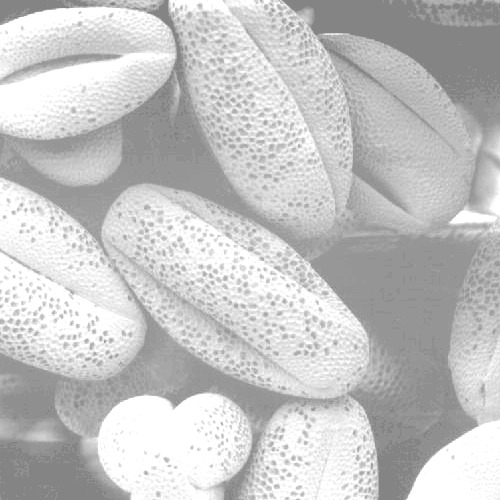
#> input picture 11.EqualizacaoHistograma/Fig0316(1)(top_left).tif, 500 x 500 px
$ jupyter execute '11)EqualizaçãoDeHistograma.ipynb'
#> lines starting #> are read from the running program, lines starting #| are printed output that depends on the picture
Atividade: Gerar a equalização por histograma das imagens:

a) Fig0316(1)(top_left).tif

b) Fig0316(2)(2nd_from_top).tif

c) Fig0316(3)(third_from_top).tif

d) Fig0316(4)(bottom_left)

[cell 1]
import numpy as np
from PIL import Image
import matplotlib.pyplot as plt

def equalizar_histograma(imagem_array):

    histograma, _ = np.histogram(imagem_array.flatten(), bins=256, range=(0, 255))

    cdf = np.cumsum(histograma)
    cdf_normalizado = cdf / cdf[-1]

    imagem_equalizada = np.interp(imagem_array.flatten(), range(256), cdf_normalizado * 255)
    return imagem_equalizada.reshape(imagem_array.shape).astype(np.uint8)

def gerar_histograma(imagem_array):
    histograma, _ = np.histogram(imagem_array, bins=256, range=(0, 255))
    return histograma

def salvar_grafico(histograma, titulo, nome_arquivo):
    plt.figure(figsize=(10, 6))
    plt.bar(range(256), histograma, color='gray', alpha=0.7)
    plt.title(titulo)
    plt.xlabel("Intensidade")
    plt.ylabel("Frequência")
    plt.savefig(nome_arquivo)
    plt.close()

def processar_imagem(caminho_imagem, nome_saida):
    imagem = Image.open(caminho_imagem).convert("L")
    imagem_array = np.array(imagem)

    histograma_original = gerar_histograma(imagem_array)
    salvar_grafico(histograma_original, "Histograma Original", f"{nome_saida}_original.png")

    imagem_equalizada = equalizar_histograma(imagem_array)

    histograma_equalizado = gerar_histograma(imagem_equalizada)
    salvar_grafico(histograma_equalizado, "Histograma Equalizado", f"{nome_saida}_equalizado.png")

    Image.fromarray(imagem_equalizada).save(f"{nome_saida}_equalizado.tif")

imagens = [
    "Fig0316(1)(top_left).tif",
    "Fig0316(2)(2nd_from_top).tif",
    "Fig0316(3)(third_from_top).tif",
    "Fig0316(4)(bottom_left).tif"
]

for i, imagem in enumerate(imagens, 1):
    processar_imagem(imagem, f"resultado_imagem_{i}")
#> in processar_imagem, imagem is the input picture: PIL image 500x500 L; min 132, max 255, mean 196.4
#> in gerar_histograma, `histograma, _ = np.histogram(imagem_array, bins=256, range=(0, 255))`: histograma = 256 values, max 28659 at index 255, min 0 at index 0, mean 976.6
#> in processar_imagem, `histograma_original = gerar_histograma(imagem_array)`: histograma_original has the same summary as histograma in gerar_histograma
#> in salvar_grafico, `plt.savefig(nome_arquivo)`:
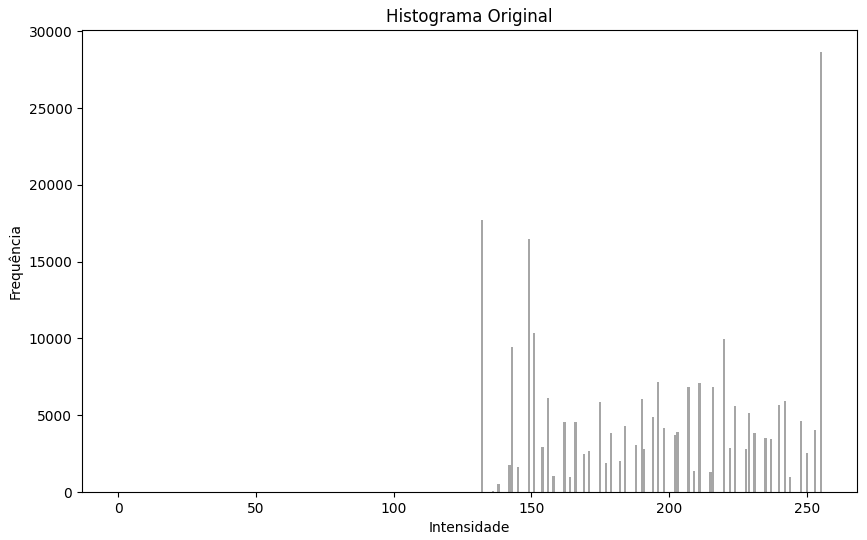
#> figure drawn by matplotlib, 1 panel; tallest bar 28659 high, from x = 254.6 to 255.4
#> in equalizar_histograma, `cdf = np.cumsum(histograma)`: cdf = 256 values from 0 to 250000
#> in equalizar_histograma, `cdf_normalizado = cdf / cdf[-1]`: cdf_normalizado = 256 values from 0 to 1
#> in equalizar_histograma, `return imagem_equalizada.reshape(imagem_array.shape).astype(np.uint8)`:
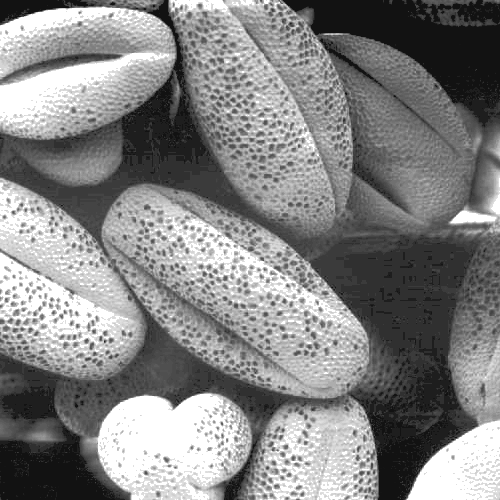
#> returned value: shape (500, 500); min 18, max 255, mean 132.1
#> in processar_imagem, `histograma_equalizado = gerar_histograma(imagem_equalizada)`: histograma_equalizado has the same summary as histograma in gerar_histograma
#> call 2 of salvar_grafico, with histograma = array of shape (256,), titulo = 'Histograma Equalizado', nome_arquivo = 'resultado_imagem_1_equalizado.png'
#> in salvar_grafico (call 2), `plt.savefig(nome_arquivo)`:
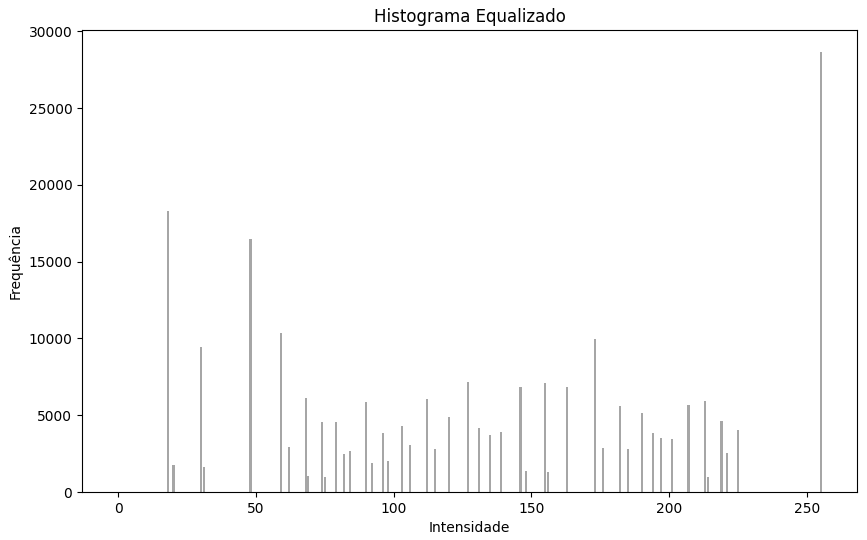
#> figure drawn by matplotlib, 1 panel; tallest bar 28659 high, from x = 254.6 to 255.4
#> pass 2 of the loop `for i, imagem in enumerate(imagens, 1):`:
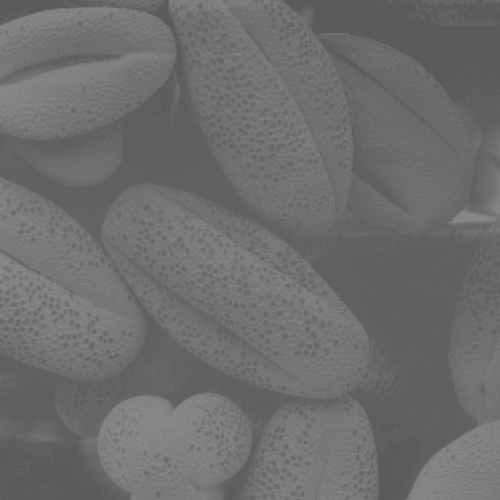
#> input picture 11.EqualizacaoHistograma/Fig0316(2)(2nd_from_top).tif, 500 x 500 px
#> in processar_imagem, imagem is the input picture: PIL image 500x500 L; min 91, max 138, mean 109.1
#> histograma_original = 256 values, max 19078 at index 96, min 0 at index 0, mean 976.6
#> in equalizar_histograma (call 2), `histograma, _ = np.histogram(imagem_array.flatten(), bins=256, range=(..`: histograma has the same summary as histograma_original in processar_imagem
#> in equalizar_histograma (call 2), `return imagem_equalizada.reshape(imagem_array.shape).astype(np.uint8)`:
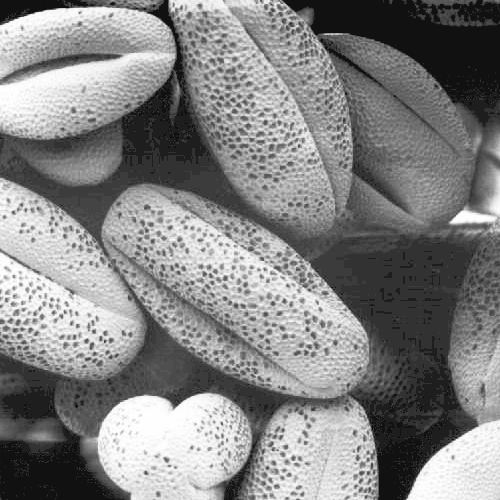
#> returned value: shape (500, 500); min 17, max 255, mean 131.4
#> histograma_equalizado = 256 values, max 19078 at index 50, min 0 at index 0, mean 976.6
#> in salvar_grafico (call 4), `plt.savefig(nome_arquivo)`:
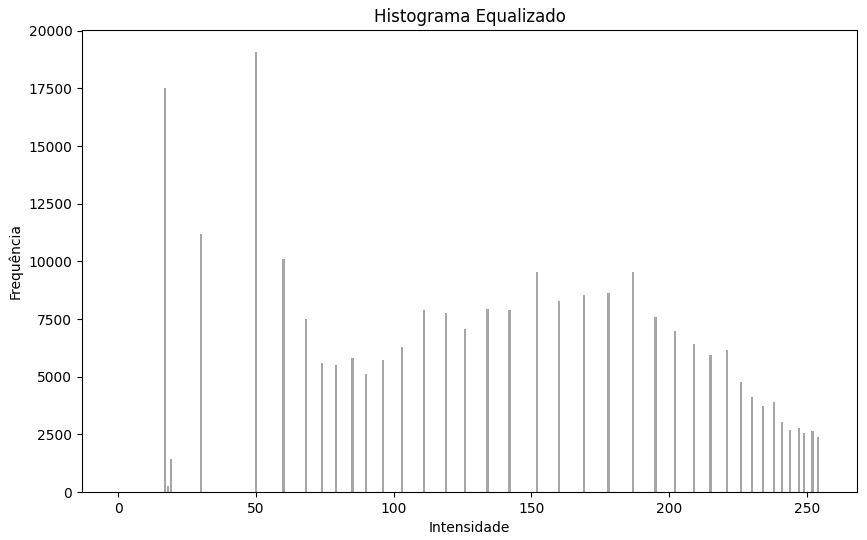
#> figure drawn by matplotlib, 1 panel; tallest bar 19078 high, from x = 49.6 to 50.4
#> pass 3 of the loop `for i, imagem in enumerate(imagens, 1):`:
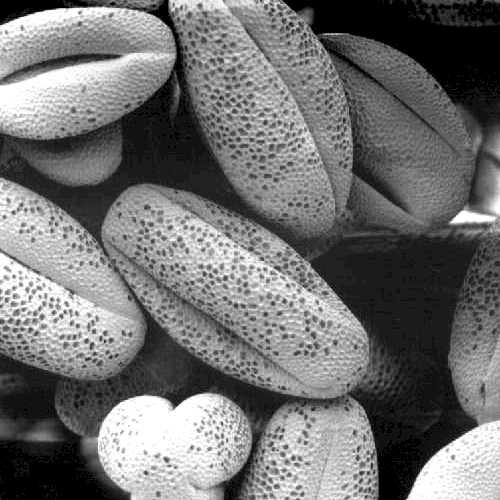
#> input picture 11.EqualizacaoHistograma/Fig0316(3)(third_from_top).tif, 500 x 500 px
#> in processar_imagem, imagem is the input picture: PIL image 500x500 L; min 0, max 255, mean 113.2
#> histograma_original = 256 values, max 17496 at index 0, min 0 at index 4, mean 976.6
#> in equalizar_histograma (call 3), `histograma, _ = np.histogram(imagem_array.flatten(), bins=256, range=(..`: histograma has the same summary as histograma_original in processar_imagem
#> cdf = 256 values from 17496 to 250000
#> cdf_normalizado = 256 values from 0.07 to 1
#> in equalizar_histograma (call 3), `return imagem_equalizada.reshape(imagem_array.shape).astype(np.uint8)`:
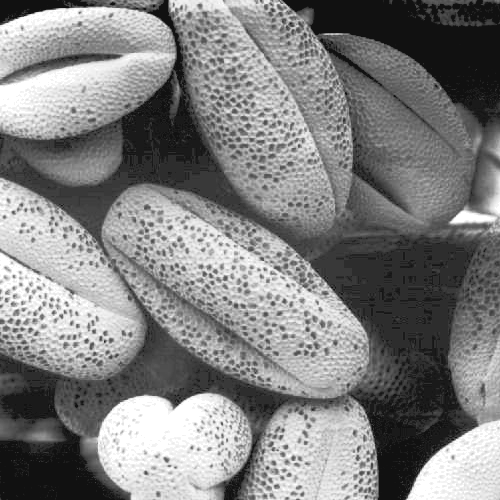
#> returned value: shape (500, 500); min 17, max 255, mean 128.6
#> histograma_equalizado = 256 values, max 17608 at index 17, min 0 at index 0, mean 976.6
#> in salvar_grafico (call 6), `plt.savefig(nome_arquivo)`:
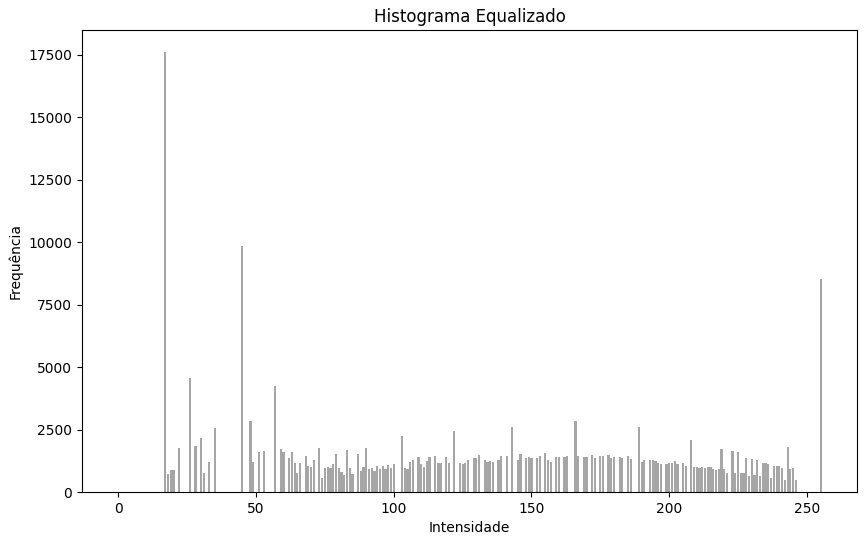
#> figure drawn by matplotlib, 1 panel; tallest bar 17608 high, from x = 16.6 to 17.4
#> the loop made 4 passes; the first 3 are shown
